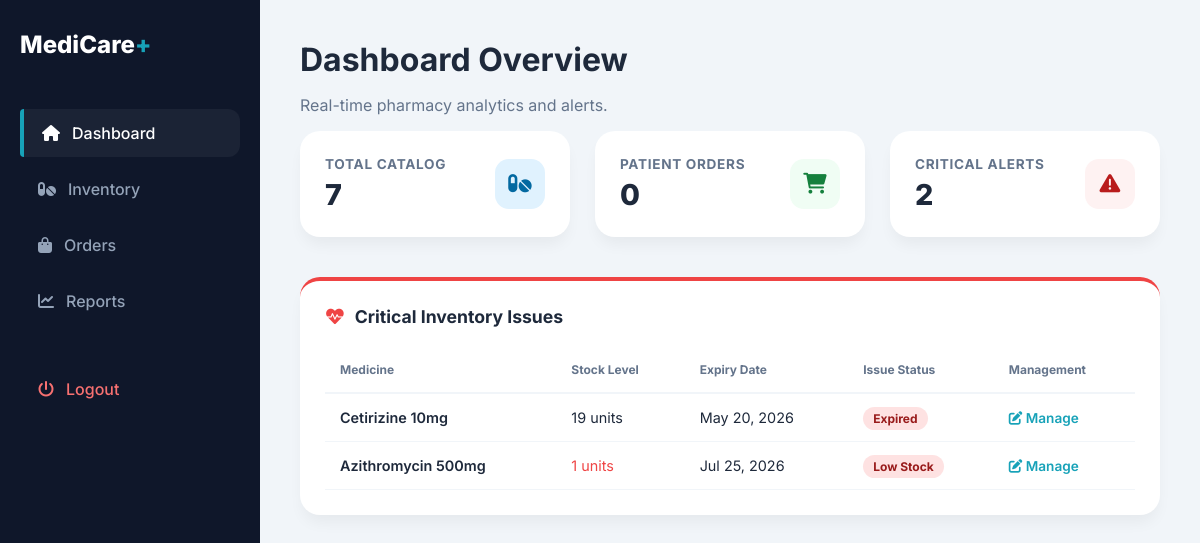
/admin_index.php (signed in), run on the app's committed database.
### tables this page shows
CREATE TABLE `products` (
  `id` int(11) NOT NULL,
  `name` varchar(100) DEFAULT NULL,
  `description` text DEFAULT NULL,
  `price` decimal(10,2) DEFAULT NULL,
  `stock` int(11) DEFAULT NULL,
  `batch_no` varchar(50) DEFAULT NULL,
  `expiry_date` date DEFAULT NULL,
  `manufacturer` varchar(100) DEFAULT NULL,
  `image` varchar(255) DEFAULT NULL
);

### admin_index.php (the view, shortened to what this page needs)
<?php
include 'db.php';
$current_date = date('Y-m-d');
$total_products = $conn->query("SELECT COUNT(*) as count FROM products")->fetch_assoc()['count'];
$total_orders = $conn->query("SELECT COUNT(*) as count FROM orders")->fetch_assoc()['count'];
$alert_count_query = $conn->query("SELECT COUNT(*) as count FROM products WHERE stock <= 5 OR expiry_date <= DATE_ADD('$current_date', INTERVAL 30 DAY)");
$alert_count = $alert_count_query->fetch_assoc()['count'];
$critical_stock = $conn->query("SELECT id, name, stock, expiry_date FROM products
                                WHERE stock <= 5
                                OR expiry_date <= DATE_ADD('$current_date', INTERVAL 30 DAY)
                                ORDER BY expiry_date ASC, stock ASC");
?>
<!DOCTYPE html>
<html lang="en">
<head>
    <link rel="stylesheet" href="https://cdnjs.cloudflare.com/ajax/libs/font-awesome/6.0.0/css/all.min.css">
</head>
<body>
<nav class="sidebar">
    <a href="admin_index.php" class="sidebar-brand">MediCare<span>+</span></a>
    <div class="nav-links">
        <a href="admin_index.php" class="nav-item active"><i class="fas fa-home"></i> Dashboard</a>
        <a href="admin_products.php" class="nav-item"><i class="fas fa-pills"></i> Inventory</a>
        <a href="orders_admin.php" class="nav-item"><i class="fas fa-shopping-bag"></i> Orders</a>
        <a href="reports.php" class="nav-item"><i class="fas fa-chart-line"></i> Reports</a>
        <a href="logout.php" class="nav-item" style="margin-top: 40px; color: #f87171;"><i class="fas fa-power-off"></i> Logout</a>
    </div>
</nav>
<div class="main">
    <div class="header">
        <h1 style="margin:0;">Dashboard Overview</h1>
        <p style="color: #64748b;">Real-time pharmacy analytics and alerts.</p>
    </div>
    <div class="stats-container">
        <div class="card stat-card">
            <div class="stat-info">
                <h3>Total Catalog</h3>
                <p><?php echo $total_products; ?></p>
            </div>
            <div class="stat-icon" style="background: #e0f2fe; color: #0369a1;"><i class="fas fa-pills"></i></div>
        </div>
        <div class="card stat-card">
            <div class="stat-info">
                <h3>Patient Orders</h3>
                <p><?php echo $total_orders; ?></p>
            </div>
            <div class="stat-icon" style="background: #f0fdf4; color: #15803d;"><i class="fas fa-shopping-cart"></i></div>
        </div>
        <div class="card stat-card">
            <div class="stat-info">
                <h3>Critical Alerts</h3>
                <p><?php echo $alert_count; ?></p>
            </div>
            <div class="stat-icon" style="background: #fef2f2; color: #b91c1c;"><i class="fas fa-exclamation-triangle"></i></div>
        </div>
    </div>
    <div class="card alert-box">
        <div class="table-title">
            <i class="fas fa-heartbeat" style="color: var(--danger);"></i>
            Critical Inventory Issues
        </div>
        <?php if ($critical_stock->num_rows > 0): ?>
            <table>
                <thead>
                    <tr>
                        <th>Medicine</th>
                        <th>Stock Level</th>
                        <th>Expiry Date</th>
                        <th>Issue Status</th>
                        <th>Management</th>
                    </tr>
                </thead>
                <tbody>
                    <?php while($row = $critical_stock->fetch_assoc()):
                        $exp_ts = strtotime($row['expiry_date']);
                        $is_expired = ($exp_ts < time());
                        $is_expiring_soon = ($exp_ts < strtotime('+30 days') && !$is_expired);
                        $is_low = ($row['stock'] <= 5);
                    ?>
                        <tr>
                            <td style="font-weight: 600;"><?php echo htmlspecialchars($row['name']); ?></td>
                            <td>
                                <span style="color: <?php echo $is_low ? 'var(--danger)' : 'inherit'; ?>;">
                                    <?php echo $row['stock']; ?> units
                                </span>
                            </td>
                            <td><?php echo date('M d, Y', $exp_ts); ?></td>
                            <td>
                                <?php if ($is_expired): ?>
                                    <span class="status-pill pill-danger">Expired</span>
                                <?php elseif ($is_expiring_soon): ?>
                                    <span class="status-pill pill-warning">Expiring Soon</span>
                                <?php endif; ?>
                                <?php if ($is_low): ?>
                                    <span class="status-pill pill-danger">Low Stock</span>
                                <?php endif; ?>
                            </td>
                            <td>
                                <a href="admin_edit_product.php?id=<?php echo $row['id']; ?>" class="action-link">
                                    <i class="fas fa-edit"></i> Manage
                                </a>
                            </td>
                        </tr>
                    <?php endwhile; ?>
                </tbody>
            </table>
        <?php endif; ?>
    </div>
</div>
</body>
</html>

### admin_index.php (style rules this page uses)
:root { --admin-bg: #0f172a; --medical-teal: #17a2b8; --danger: #ef4444; --warning: #f59e0b; --success: #10b981; --surface: #ffffff; --text-main: #1e293b; }
body { font-family: 'Inter', sans-serif; background: #f1f5f9; margin: 0; display: flex; color: var(--text-main); }
.sidebar { width: 260px; background: var(--admin-bg); height: 100vh; position: sticky; top: 0; padding: 30px 20px; box-sizing: border-box; color: #94a3b8; }
.sidebar-brand { color: white; font-size: 1.5rem; font-weight: 800; text-decoration: none; margin-bottom: 50px; display: block; }
.sidebar-brand span { color: var(--medical-teal); }
.nav-item { display: flex; align-items: center; gap: 12px; padding: 14px 18px; color: #94a3b8; text-decoration: none; border-radius: 12px; font-weight: 500; margin-bottom: 8px; transition: 0.3s; }
.nav-item:hover, .nav-item.active { background: rgba(255,255,255,0.05); color: white; }
.nav-item.active { border-left: 4px solid var(--medical-teal); border-radius: 4px 12px 12px 4px; }
.main { flex-grow: 1; padding: 40px; }
.stats-container { display: grid; grid-template-columns: repeat(3, 1fr); gap: 25px; margin-bottom: 40px; }
.card { background: var(--surface); padding: 25px; border-radius: 20px; box-shadow: 0 10px 15px -3px rgba(0,0,0,0.05); }
.stat-card { display: flex; justify-content: space-between; align-items: center; }
.stat-info h3 { margin: 0; font-size: 0.85rem; text-transform: uppercase; letter-spacing: 0.05em; color: #64748b; }
.stat-info p { margin: 5px 0 0 0; font-size: 1.8rem; font-weight: 800; }
.stat-icon { width: 50px; height: 50px; border-radius: 14px; display: flex; align-items: center; justify-content: center; font-size: 1.3rem; }
.alert-box { border-top: 4px solid var(--danger); }
.table-title { font-size: 1.1rem; font-weight: 700; margin-bottom: 20px; display: flex; align-items: center; gap: 10px; }
table { width: 100%; border-collapse: collapse; }
th { text-align: left; padding: 15px; color: #64748b; font-size: 0.75rem; border-bottom: 2px solid #f1f5f9; }
td { padding: 15px; border-bottom: 1px solid #f1f5f9; font-size: 0.9rem; }
.status-pill { padding: 4px 10px; border-radius: 50px; font-size: 0.75rem; font-weight: 700; }
.pill-danger { background: #fee2e2; color: #991b1b; }
.action-link { color: var(--medical-teal); text-decoration: none; font-weight: 600; font-size: 0.85rem; }

### data on the page
products: name "Cetirizine 10mg", stock "19", expiry_date "May 20, 2026", shows "Expired"
products: name "Azithromycin 500mg", stock "1", expiry_date "Jul 25, 2026", shows "Low Stock"

### other printed values
$total_products "7"
$total_orders "0"
$alert_count "2"
